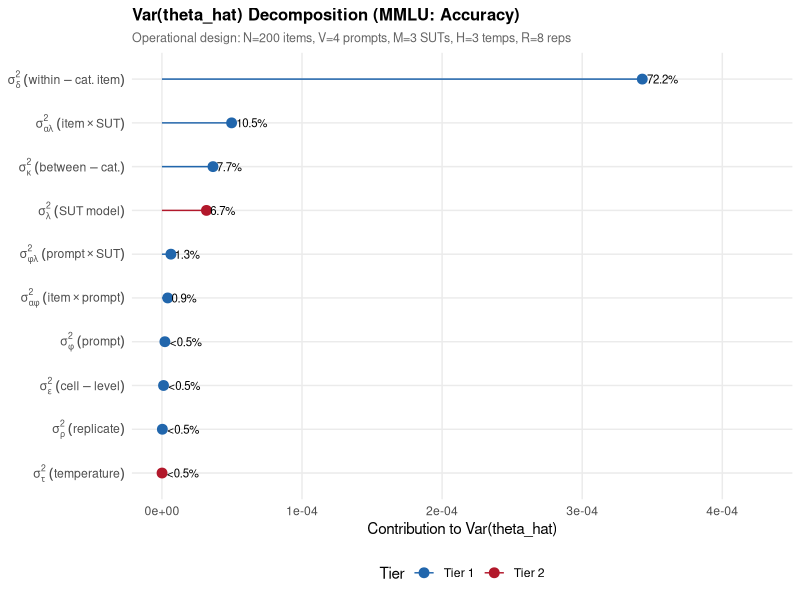
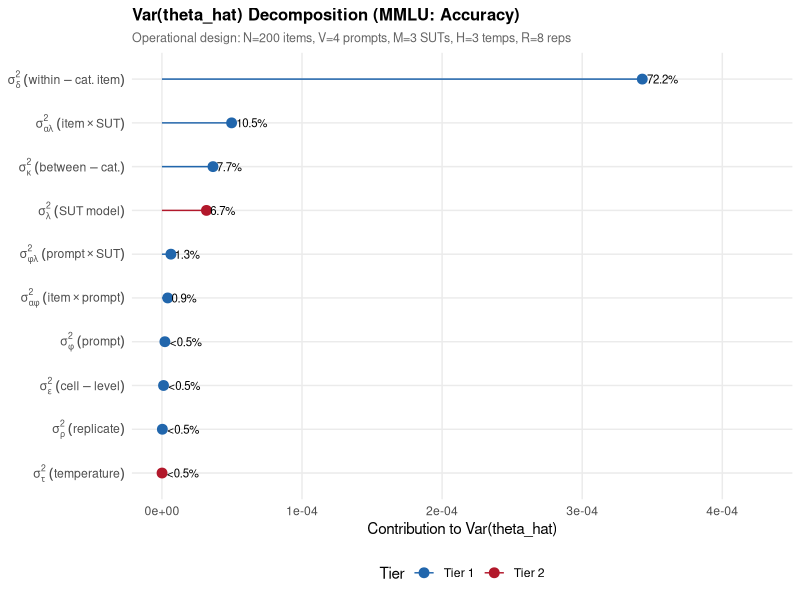
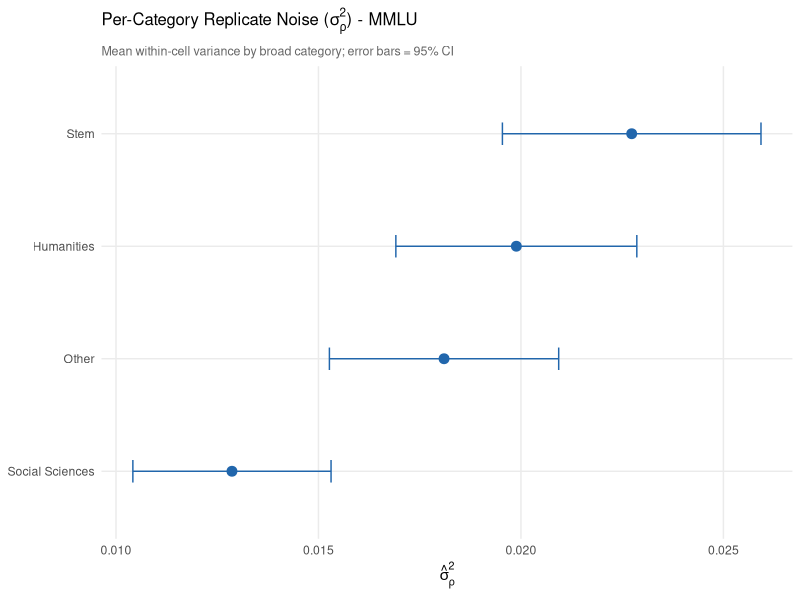
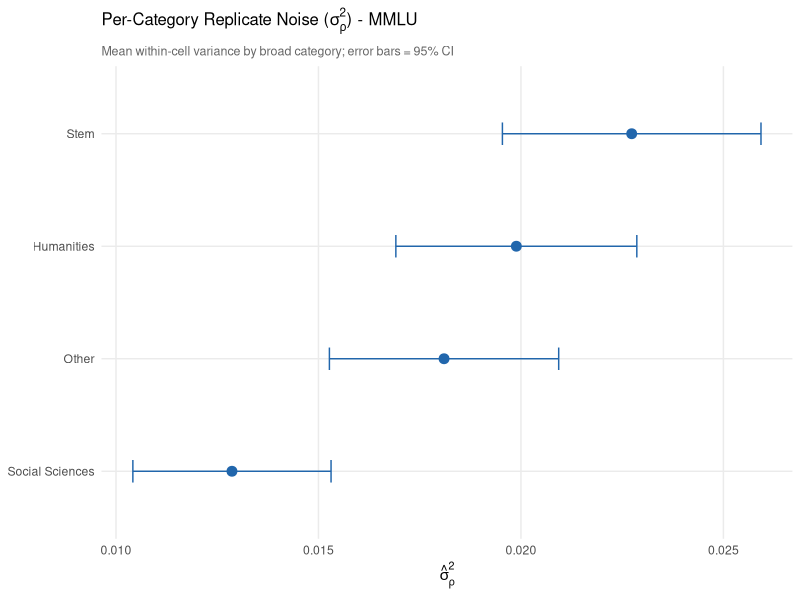

Generate these figures, in order, with R:
# 03_figures_mmlu.R
# Generate figures for the MMLU variance decomposition.
# Output: figures/mmlu_variance_forest.pdf, figures/mmlu_per_category_gen_var.pdf
#
# The forest plot shows shares of Var(theta_hat) — the analyst's mean SE
# decomposition — under MMLU's operational factorial. Each component
# sigma^2_k is divided by its design-study denominator (e.g.,
# sigma^2_alpha/N, sigma^2_phi_M/M, sigma^2_rho/(N*V*H*M*R)) so shares
# within the panel sum to 100% of Var(theta_hat). MMLU has a SUT layer
# (system-under-test) but no judge layer; SUT plays the role of M in the
# divisors.

library(tidyverse)
library(scales)

set.seed(42)

fig_dir <- "figures"
dir.create(fig_dir, recursive = TRUE, showWarnings = FALSE)

cat("=== 03_figures_mmlu.R ===\n")

# --- Theme ---
theme_tle <- theme_minimal(base_size = 11) +
  theme(
    panel.grid.minor = element_blank(),
    plot.title = element_text(face = "bold", size = 12),
    plot.subtitle = element_text(color = "gray40", size = 9),
    legend.position = "bottom",
    strip.text = element_text(face = "bold", size = 10)
  )

tier_colors <- c("Tier 1" = "#2166ac", "Tier 2" = "#b2182b")

# --- sigma^2 expression labels for the y-axis (MMLU uses SUT in place of judge) ---
sigma_labels_mmlu <- c(
  "SUT model (design sensitivity)"   = expression(sigma[lambda]^2 ~ (SUT ~ model)),
  "item x SUT"                       = expression(sigma[alpha*lambda]^2 ~ (item %*% SUT)),
  "prompt x SUT"                     = expression(sigma[phi*lambda]^2 ~ (prompt %*% SUT)),
  "within-category item"             = expression(sigma[delta]^2 ~ (within-cat. ~ item)),
  "between-category"                 = expression(sigma[kappa]^2 ~ (between-cat.)),
  "item x prompt"                    = expression(sigma[alpha*phi]^2 ~ (item %*% prompt)),
  "cell-level (3-way+)"              = expression(sigma[epsilon]^2 ~ (cell-level)),
  "temperature (design sensitivity)" = expression(sigma[tau]^2 ~ (temperature)),
  "item x temperature"               = expression(sigma[alpha*tau]^2 ~ (item %*% temp)),
  "prompt x temperature"             = expression(sigma[phi*tau]^2 ~ (prompt %*% temp)),
  "replicate noise"                  = expression(sigma[rho]^2 ~ (replicate)),
  "prompt"                           = expression(sigma[phi]^2 ~ (prompt))
)

# Compute the divisor for each component under a design (V, M, H, R).
# For MMLU, M = number of SUT models. Convention: averaging over a factor
# adds it to the denominator; fixing a factor (level = 1) leaves it out.
compute_divisor <- function(label, N, V, M, H, R) {
  switch(label,
    "between-category"                 = N,
    "within-category item"             = N,
    "prompt"                           = V,
    "item x prompt"                    = N * V,
    "item x temperature"               = N * H,
    "prompt x temperature"             = V * H,
    "item x SUT"                       = N * M,
    "prompt x SUT"                     = V * M,
    "cell-level (3-way+)"              = N * V * H * M,
    "replicate noise"                  = N * V * H * M * R,
    "SUT model (design sensitivity)"   = M,
    "temperature (design sensitivity)" = H,
    NA_real_
  )
}

# --- Load MMLU data ---
vc_mmlu <- read_csv("data/processed/variance_components_mmlu.csv", show_col_types = FALSE)
tv_mmlu <- read_csv("data/processed/per_category_variance_mmlu.csv", show_col_types = FALSE)

# Map tier labels: model-side -> Tier 1, pipeline-side -> Tier 2
vc_mmlu <- vc_mmlu %>%
  mutate(tier_label = case_when(
    tier == "model-side"    ~ "Tier 1",
    tier == "pipeline-side" ~ "Tier 2",
    TRUE                    ~ tier
  ))

# --- Operational factorial (matched to data/processed/mmlu_clean.csv) ---
mmlu_design <- list(N = 200, V = 4, M = 3, H = 3, R = 8)   # v_3 excluded (structural check)


# =========================================================================
# Figure: Var(theta_hat) Forest Plot — MMLU
# =========================================================================
cat("\nFigure: Var(theta_hat) decomposition (MMLU)...\n")

decomp_mmlu <- vc_mmlu %>%
  filter(variance > 0) %>%
  mutate(
    divisor = sapply(tle_label, compute_divisor,
                     N = mmlu_design$N, V = mmlu_design$V,
                     M = mmlu_design$M, H = mmlu_design$H, R = mmlu_design$R),
    contribution = variance / divisor
  ) %>%
  filter(!is.na(divisor), contribution > 0) %>%
  mutate(
    total_var    = sum(contribution),
    pct_mean_var = 100 * contribution / total_var,
    se_design    = sqrt(total_var)
  )

cat("\nMMLU Var(theta_hat) shares (top 8):\n")
print(decomp_mmlu %>%
        arrange(desc(contribution)) %>%
        select(tle_label, variance, divisor, contribution, pct_mean_var) %>%
        head(8))
cat(sprintf("MMLU: total Var(theta_hat) = %.6g, SE = %.6g\n",
            unique(decomp_mmlu$total_var), unique(decomp_mmlu$se_design)))

decomp_plot <- decomp_mmlu %>%
  mutate(tle_label = fct_reorder(tle_label, contribution))

p_forest <- ggplot(decomp_plot, aes(x = contribution, y = tle_label)) +
  geom_point(aes(color = tier_label), size = 3) +
  geom_segment(aes(x = 0, xend = contribution,
                   y = tle_label, yend = tle_label,
                   color = tier_label), linewidth = 0.5) +
  geom_text(aes(label = ifelse(pct_mean_var >= 0.5,
                               sprintf("%.1f%%", pct_mean_var),
                               "<0.5%")),
            hjust = -0.15, size = 2.9) +
  scale_color_manual(values = tier_colors, name = "Tier") +
  scale_y_discrete(labels = sigma_labels_mmlu) +
  labs(
    title = "Var(theta_hat) Decomposition (MMLU: Accuracy)",
    subtitle = sprintf("Operational design: N=%d items, V=%d prompts, M=%d SUTs, H=%d temps, R=%d reps",
                       mmlu_design$N, mmlu_design$V, mmlu_design$M,
                       mmlu_design$H, mmlu_design$R),
    x = "Contribution to Var(theta_hat)",
    y = NULL
  ) +
  theme_tle +
  expand_limits(x = max(decomp_plot$contribution) * 1.25)

ggsave(file.path(fig_dir, "mmlu_variance_forest.pdf"), p_forest, width = 7, height = 5)
ggsave(file.path(fig_dir, "mmlu_variance_forest.png"), p_forest, width = 7, height = 5, dpi = 300)
cat("  Saved mmlu_variance_forest.pdf/png\n")


# =========================================================================
# Figure: Per-Category Replicate Noise — MMLU
# =========================================================================
cat("\nFigure: Per-category replicate noise (MMLU)...\n")

# Clean up category names for display
tv_plot <- tv_mmlu %>%
  mutate(
    cat_label = str_replace_all(category, "_", " ") %>% str_to_title(),
    cat_label = fct_reorder(cat_label, mean_gen_var)
  )

p_catvar <- ggplot(tv_plot, aes(x = mean_gen_var, y = cat_label)) +
  geom_point(size = 3, color = "#2166ac") +
  geom_errorbarh(
    aes(xmin = pmax(0, mean_gen_var - 1.96 * sd_gen_var / sqrt(n_cells)),
        xmax = mean_gen_var + 1.96 * sd_gen_var / sqrt(n_cells)),
    height = 0.2, color = "#2166ac"
  ) +
  labs(
    title = expression(paste("Per-Category Replicate Noise (", sigma[rho]^2, ") - MMLU")),
    subtitle = "Mean within-cell variance by broad category; error bars = 95% CI",
    x = expression(hat(sigma)[rho]^2),
    y = NULL
  ) +
  theme_tle

ggsave(file.path(fig_dir, "mmlu_per_category_gen_var.pdf"), p_catvar,
       width = 7, height = 4)
ggsave(file.path(fig_dir, "mmlu_per_category_gen_var.png"), p_catvar,
       width = 7, height = 4, dpi = 300)
cat("  Saved mmlu_per_category_gen_var.pdf/png\n")


cat("\n=== All MMLU figures saved to", fig_dir, "===\n")
